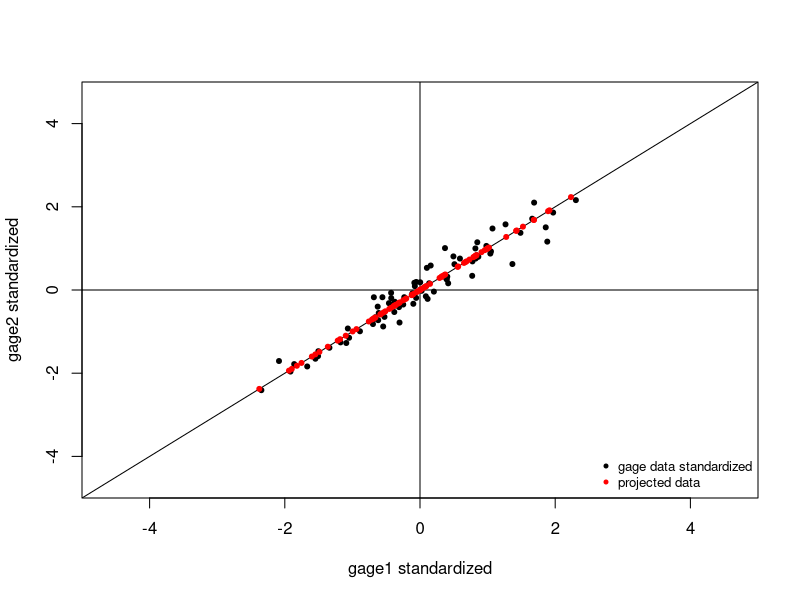
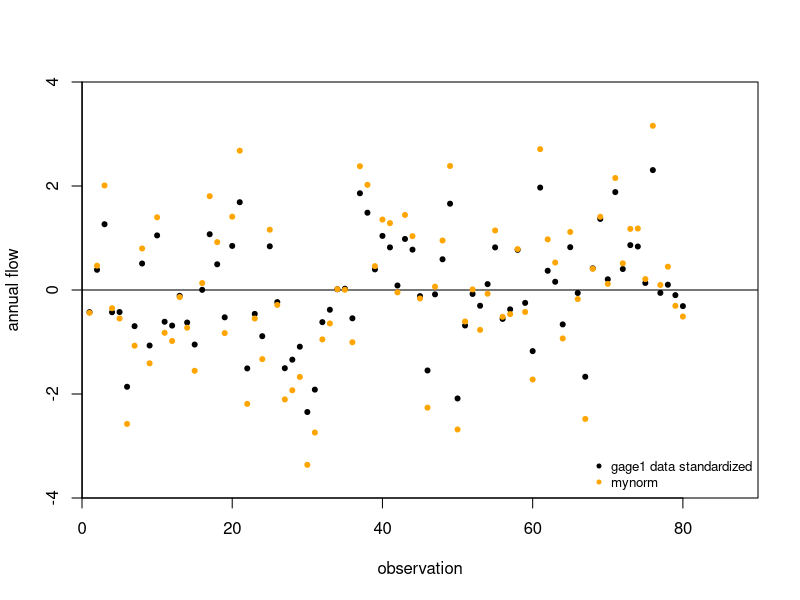
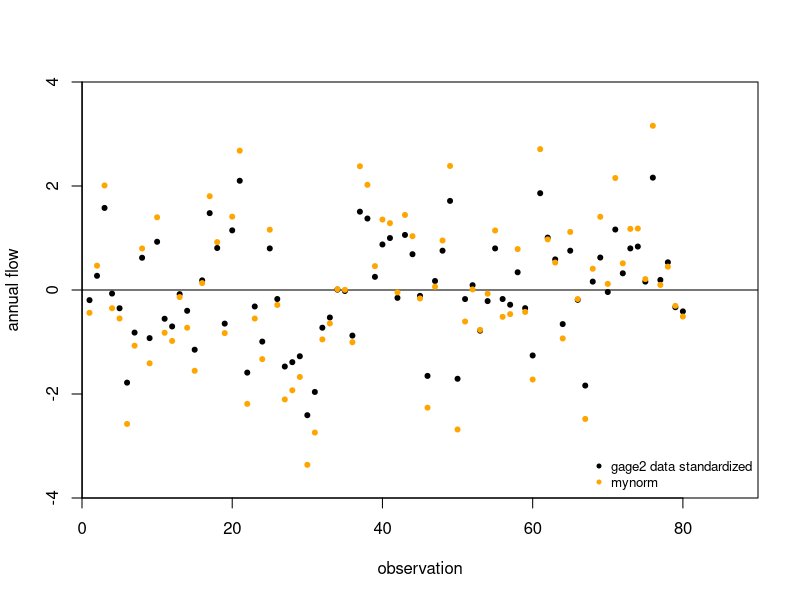
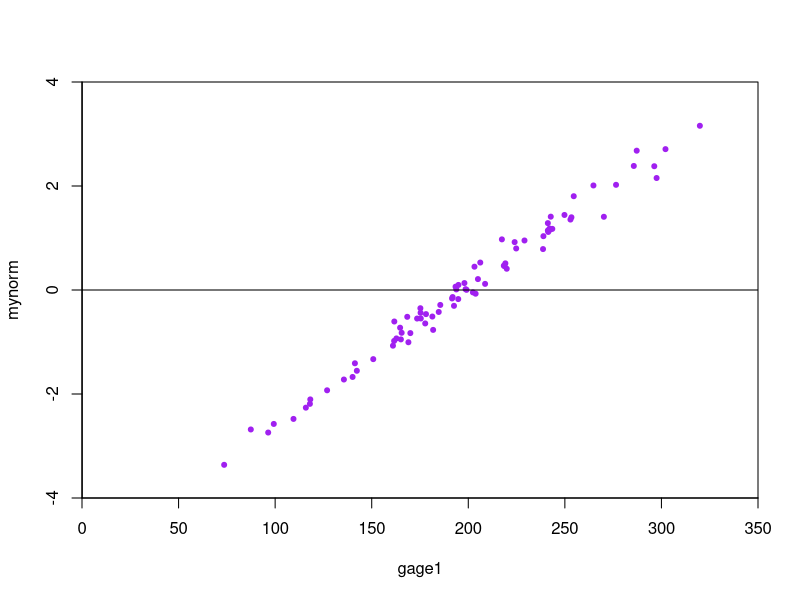
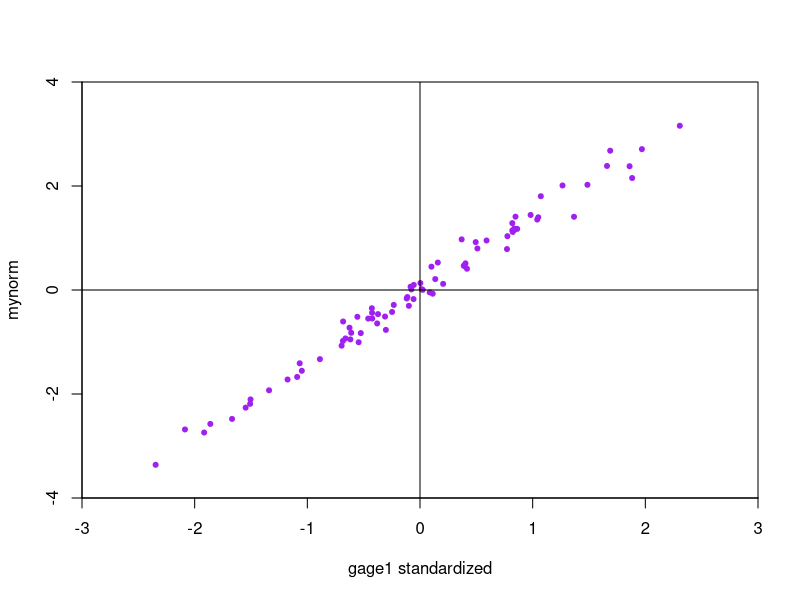
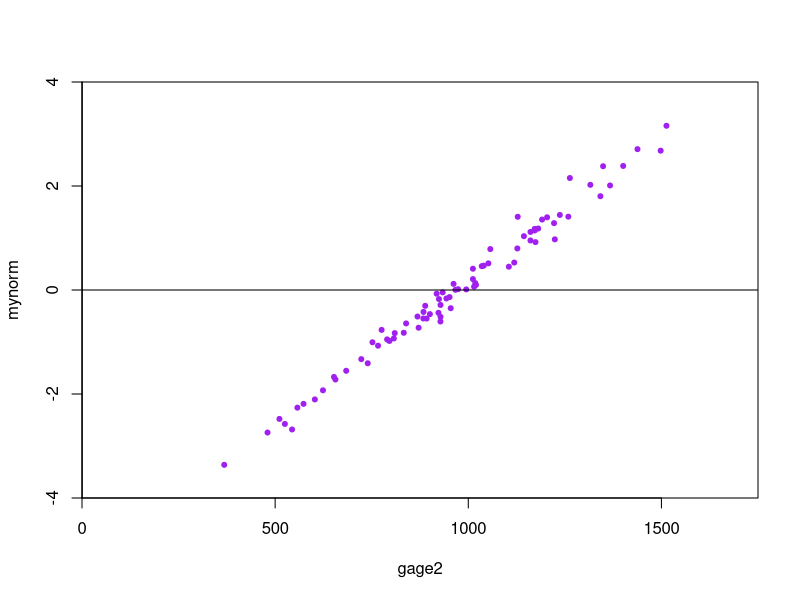
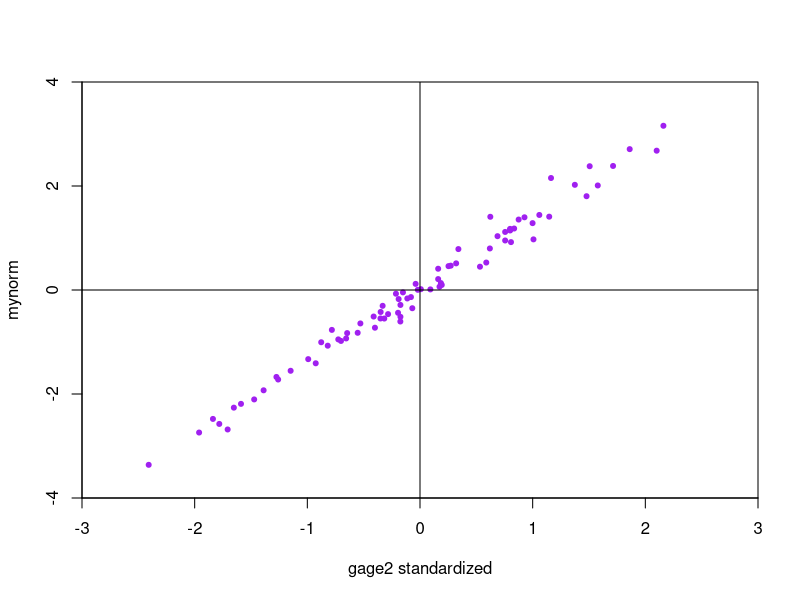

Reproduce these figures in R, in order.
setwd("~/r/bee6300/hw1")
#read in files
flow.data1 <- read.csv('gage1.csv',header=T)
flow.data2 <- read.csv('gage2.csv',header=T)
#separate flow data by gage
x1 <- flow.data1$flow
x2 <- flow.data2$flow
#Standardize time series - subtract mean and divide by sd
x1_scale <- (x1 - mean(x1))/sd(x1)
x2_scale <- (x2 - mean(x2))/sd(x2)
#Combine the data into a single n×2 matrix, X
X <- cbind(x1_scale, x2_scale)
"
#professor wanted to manipulate data beforehand, so that would have only select years
#fill shorter vector with NA
short <- min(length(x1_scale), length(x2_scale))+1
long <- max(length(x1_scale), length(x2_scale))
empty <- c(short:long)
X[empty,1] <- NA
"
# plot gage data
plot(X, pch = 20, yaxs ="i", xaxs = "i", xlim = c(-5,5), ylim = c(-5, 5), 
     xlab = "gage1 standardized", ylab = "gage2 standardized")
legend("bottomright", legend=c("gage data standardized", "projected data"),
       col=c("black", "red"), pch=20:20, cex=0.8, bty = "n")
abline(0,1, h = 0, v = 0, untf = FALSE, col = "black")
#create projection matrix
u <- c(2,2)
norm_u <- norm(u,type = "2")
P <- u%*%t(u)/norm_u^2
#project data onto 1:1 line
Xp <- X%*%P 
"
P <- X%*%(solve(t(X)%*%X))%*%t(X) 
#got computational singular (not invertible)
#P <- X%*%t(X)
#don't make projection matrix out of data set 
#projection matrix is formed by the variable you are trying to project onto 
#create projection matrix from any vector along the 1:1 line 
#define u as c(1,1) or c(5,5) P= u%*%t(u(/norm_u^2
#Px 2X2 by 2X1 is stream flow for one year (scalar)
#xP is how to multiply 82X2 by 2X2 for all recorded years 
#or could write a loop
"
dim(X)
dim(Xp)
dim(P)
points(Xp,type = "p", pch = 20, col = "red")
#calculate Euclidean norm of each new data point 
mynorm <- numeric(length = 80)
for (i in 1:(length(Xp)/2)) {
  mynorm[i] <- sqrt(2)*Xp[i,1]
}
mynorm 
#indicates which of the projected data are in the 3rd quadrant
#neg <- which(Xp[,1]<0 & Xp[,2]<0)
#multiplies the norm for those projected data points by -1
#mynorm[neg] <- mynorm[neg]*-1
#points(mynorm,type = "p", pch = 20, col = "green")

#mynorm over gage1 standardized
plot(x1_scale, pch = 20, yaxs ="i", xaxs = "i", xlim = c(0,90), ylim = c(-4,4),
     ylab = "annual flow", xlab = "observation") 
abline(h = 0, v = 0, untf = FALSE, col = "black")
#xlim = c(0,90), ylim = c(0, 400)
legend("bottomright", legend=c("gage1 data standardized", "mynorm"),
       col=c("black", "orange"), pch=20:20, cex=0.8, bty = "n")
points(mynorm,type = "p", pch = 20, col = "orange")


#mynorm over gage2 standardized
plot(x2_scale, pch = 20, yaxs ="i", xaxs = "i", xlim = c(0,90),ylim = c(-4,4),
     ylab = "annual flow", xlab = "observation")
abline(h = 0, v = 0, untf = FALSE, col = "black")
#xlim = c(0,90), ylim = c(0, 2000)
legend("bottomright", legend=c("gage2 data standardized", "mynorm"),
       col=c("black", "orange"), pch=20:20, cex=0.8,  bty = "n")
points(mynorm,type = "p", pch = 20, col = "orange")


#mynorm as a function of gage1
plot(x1, mynorm, pch = 20, col = "purple", yaxs ="i", xaxs = "i", xlim = c(0,350), ylim = c(-4, 4)
   , ylab = "mynorm" , xlab = "gage1")
abline(h = 0, v = 0, untf = FALSE, col = "black")

#mynorm as a function of gage1 standardized
plot(x1_scale, mynorm, pch = 20, col = "purple", yaxs ="i", xaxs = "i", xlim = c(-3,3), ylim = c(-4,4),
     ylab = "mynorm" , xlab = "gage1 standardized")
abline(h = 0, v = 0, untf = FALSE, col = "black")

#mynorm as a function of gage2
plot(x2, mynorm, pch = 20, col = "purple", yaxs ="i", xaxs = "i", xlim = c(0,1750), ylim = c(-4, 4)
  , ylab = "mynorm", xlab = "gage2")
abline(h = 0, v = 0, untf = FALSE, col = "black")

#mynorm as a function of gage2 standardized
plot(x2_scale, mynorm, pch = 20, col = "purple", yaxs ="i", xaxs = "i", xlim = c(-3,3), ylim = c(-4,4),
     ylab = "mynorm" , xlab = "gage2 standardized")
abline(h = 0, v = 0, untf = FALSE, col = "black")

